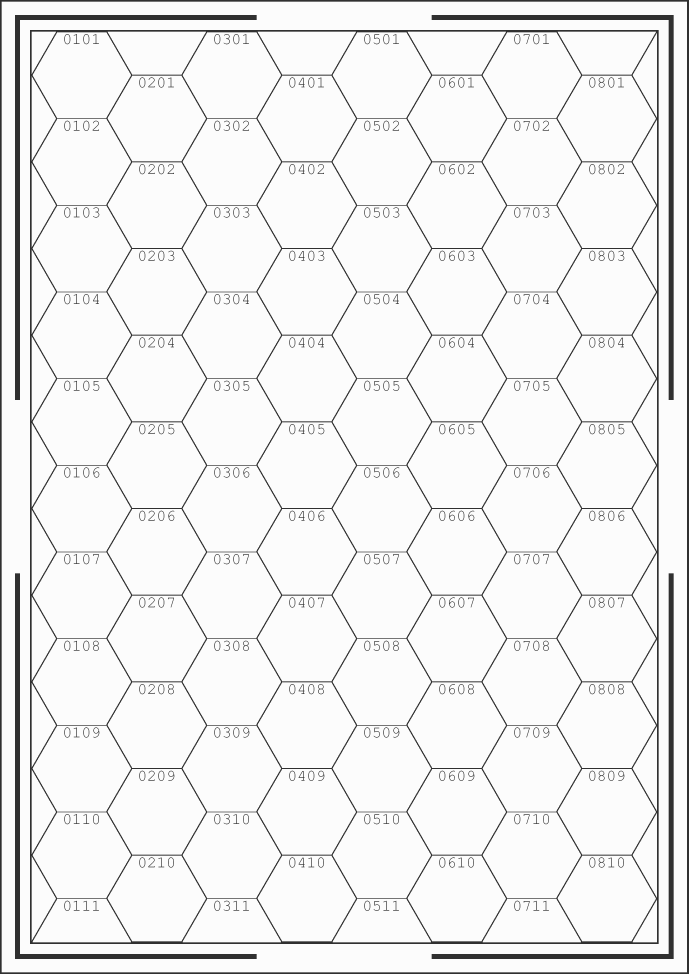
#> input picture subsectortemplate.png, 2066 x 2922 px (shown at 1/3 size)
$ python SubsectorGenerator.py
#> lines starting #> are read from the running program, lines starting #| are printed output that depends on the picture
import random as r
from PIL import Image, ImageDraw, ImageColor

im = Image.open("subsectortemplate.png")
#> im is the input picture: PIL image 2066x2922 RGBA; mean R, G, B, A 239, 239, 239, 255

#width, height = im.size
#print(str(width)+', '+str(height))

draw = ImageDraw.Draw(im)

rad = 50
density  = 40 #percentage decity as an integer

for i in range(0,8):
    if i % 2 == 0:
        for j in range(0,11):
            if r.randint(0,100) < density:
                draw.ellipse([245-rad+(225*i), 225-rad+(j*260), 245+rad+(225*i), 225+rad+(j*260)], 'black')
    elif i % 2 == 1:
        for j in range(0,10):
            if r.randint(0,100) < density:
                draw.ellipse([245-rad+(225*i), 354-rad+(j*260), 245+rad+(225*i), 354+rad+(j*260)], 'black')

# collum 1 start x,y: 245,97
# 0101 midpoint x,y: 245, 225
# 0111 midpoint x,y: 245, 2795

# collum 2 start x,y: 470,225
# 0201 midpoint x,y: 470, 354
# 0210 midpoint x,y: 470, 2538

#hex width = 294 half = 147
#hex height = 260 half = TODO
#distance between collum x mids: 225

im.show()
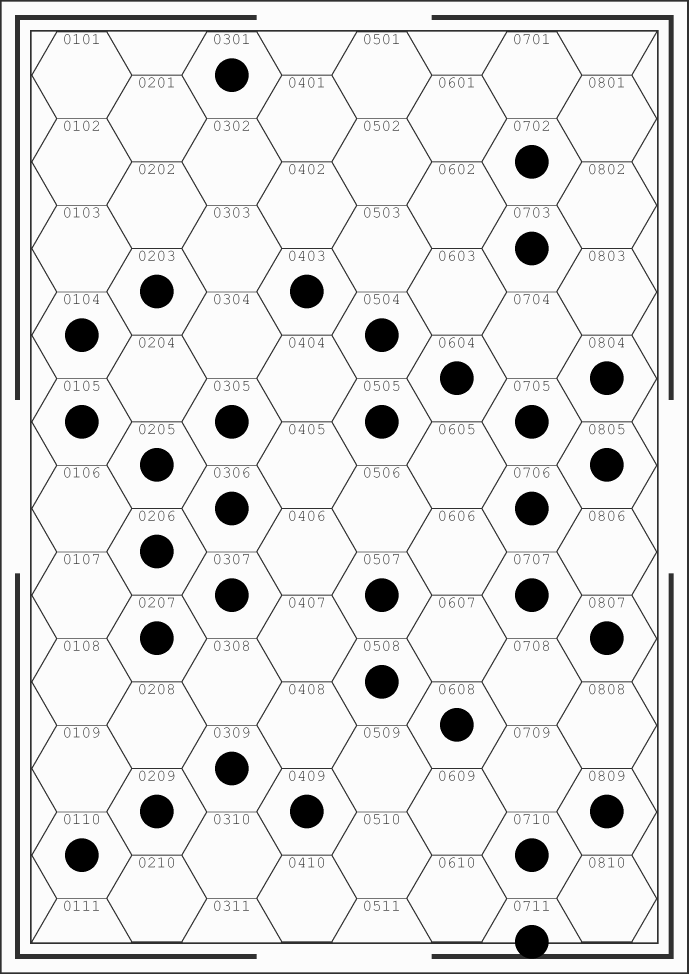
#> shown: PIL image 2066x2922 RGBA (shown at 1/3 size); mean R, G, B, A 228.3, 228.3, 228.3, 255

print("Save? (y/n): ")
doSave = input()
#> the answer given: out.png
if doSave == 'y':
    print("Name: ")
    name=input()
    im.save("maps/"+name+".png", "PNG")

$ run again, with thaFirstWorkingOne.png copied over subsectortemplate.png
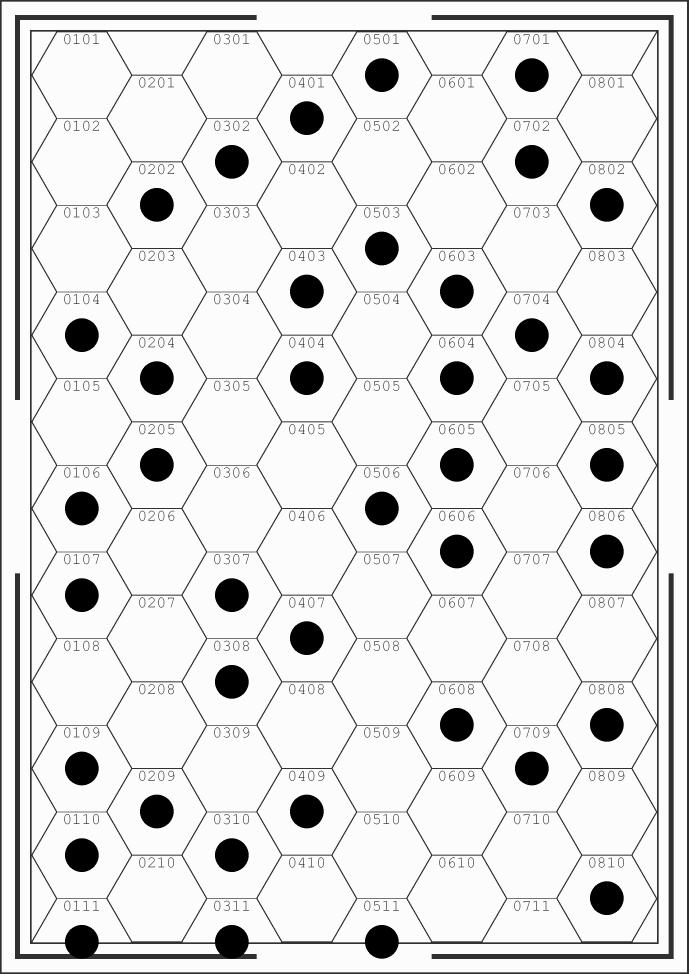
#> input picture thaFirstWorkingOne.png, 2066 x 2922 px (shown at 1/3 size)
#> im is the input picture: PIL image 2066x2922 RGBA; mean R, G, B, A 226, 226, 226, 255
#> `im.show()`:
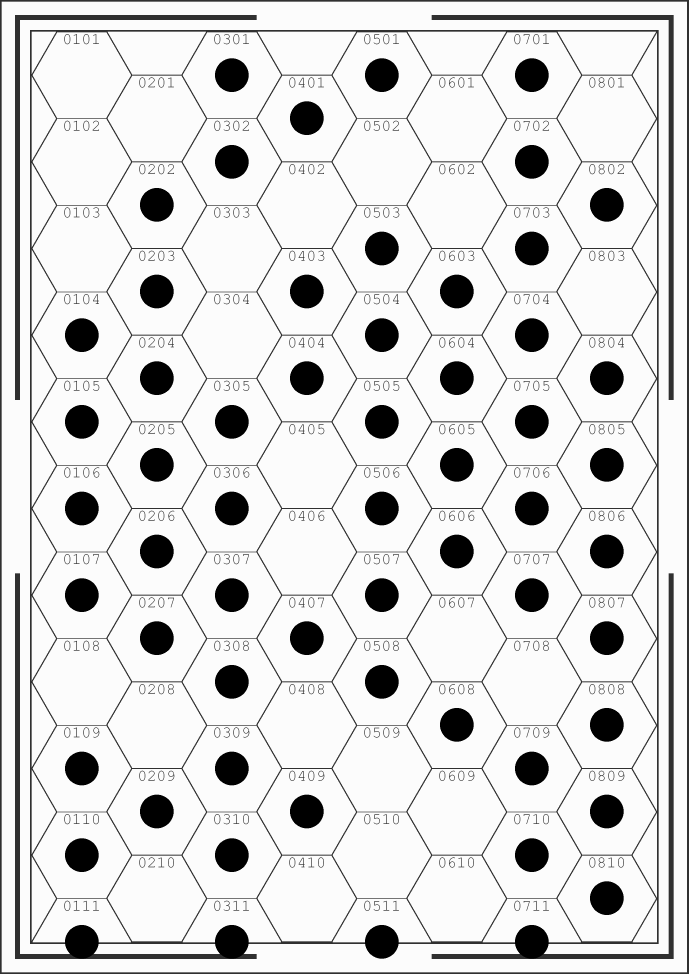
#> shown: PIL image 2066x2922 RGBA (shown at 1/3 size); mean R, G, B, A 219.4, 219.4, 219.4, 255
